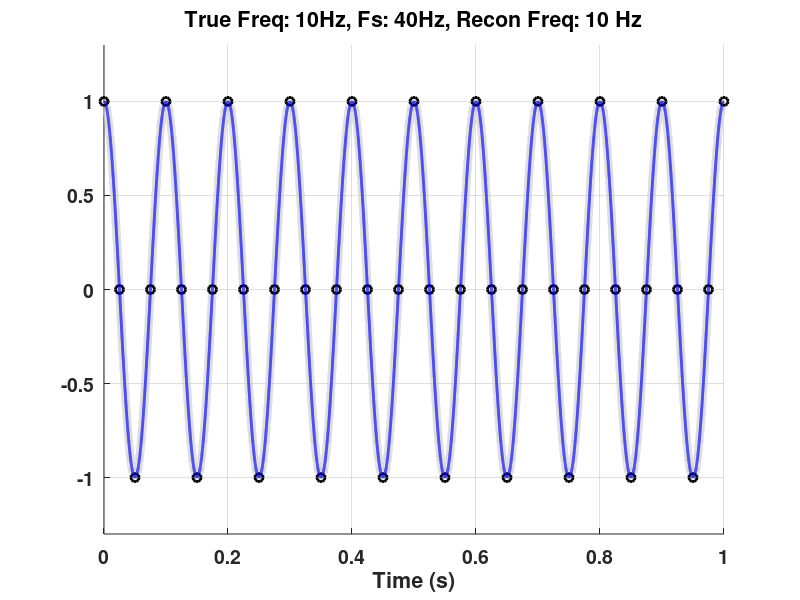

Recreate this plot in MATLAB.
close all;
%%
f    = 10;
fs    = 40;
%% Make time vectors

fsreal=100000;
%set time vector and frequency for "continous-time" sinusoid
T = 1;
t    = 0:1/fsreal:T;
%set sampling rate for sampled sinusoid

tSamp = 0:1/fs:T;

%create "continuous" and sampled signals
xCont = cos(2*pi*f*t);
xSamp = cos(2*pi*f*tSamp);


%% Find frequency which is reconstructed

%determine aliased frequency
mNotFound = 1;
m         = 0;
while(mNotFound)
    fAlias = abs(f-m*fs);
    if fAlias <= fs/2
        mNotFound = 0;
    else
        m = m+1;
    end
end

%% plot 
c=lines(1);

figure;
hold on;

plot(t,xCont,'-','color',0.8*[1,1,1],'linewidth',6);
plot(tSamp,xSamp,'ko','linewidth',2);
plot(t,cos(2*pi*fAlias*t),'color',lines(1),'linewidth',2);
hold off
set(gca,'fontsize',14,'fontweight','bold');
title(['True Freq: ' num2str(f) 'Hz, Fs: ' num2str(fs) 'Hz, Recon Freq: ' num2str(fAlias) ' Hz']);

ylim([-1.3 1.3]);
grid on;
xlabel('Time (s)');

set(gcf, 'Units', 'Normalized', 'OuterPosition', [0 0 1 1]);